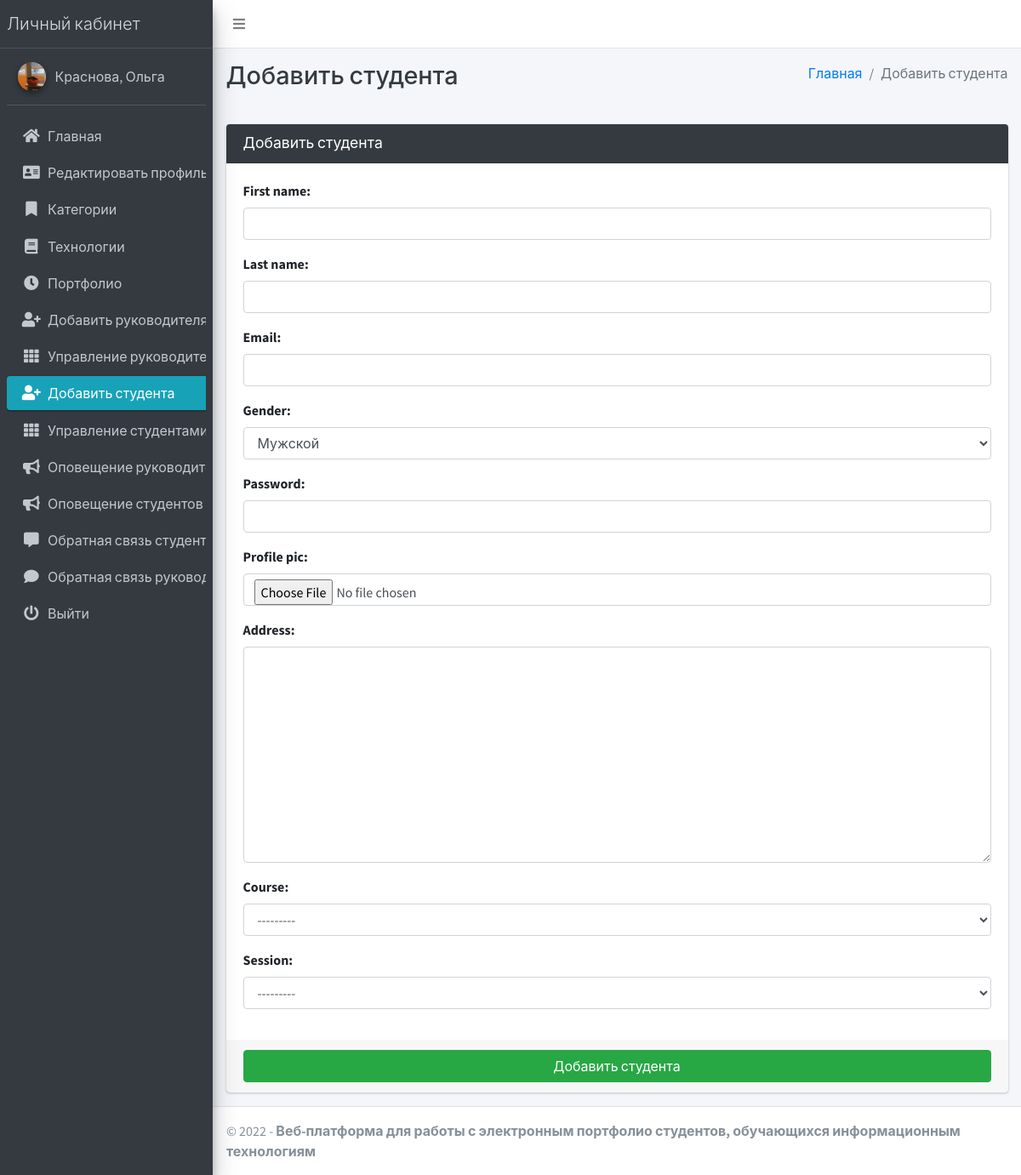
Screenshot of /student/add/ (signed in) with the database file from the repository.
### main_app/models.py (models this page shows)
class CustomUser(AbstractUser):
    USER_TYPE = ((1, "HOD"), (2, "Staff"), (3, "Student"))
    GENDER = [("M", "Male"), ("F", "Female")]
    username = None  # Removed username, using email instead
    email = models.EmailField(unique=True)
    user_type = models.CharField(default=1, choices=USER_TYPE, max_length=1)
    gender = models.CharField(max_length=1, choices=GENDER)
    profile_pic = models.ImageField()
    address = models.TextField()
    fcm_token = models.TextField(default="")  # For firebase notifications
    created_at = models.DateTimeField(auto_now_add=True)
    updated_at = models.DateTimeField(auto_now=True)
    USERNAME_FIELD = "email"
    REQUIRED_FIELDS = []
    objects = CustomUserManager()
    def __str__(self):
        return self.last_name + ", " + self.first_name

### main_app/hod_views.py (the view, shortened to what this page needs)
# urls.py: path("student/add/", hod_views.add_student, name='add_student'),
def add_student(request):
    student_form = StudentForm(request.POST or None, request.FILES or None)
    context = {'form': student_form, 'page_title': 'Добавить студента'}
    return render(request, 'hod_template/add_student_template.html', context)

### main_app/forms.py
class StudentForm(CustomUserForm):
    def __init__(self, *args, **kwargs):
        super(StudentForm, self).__init__(*args, **kwargs)
    class Meta(CustomUserForm.Meta):
        model = Student
        fields = CustomUserForm.Meta.fields + \
            ['course', 'session']

### main_app/models.py (called while the page is built)
    def __str__(self):
        return "From " + str(self.start_year) + " to " + str(self.end_year)

    def __str__(self):
        return self.name

### main_app/templates/hod_template/add_student_template.html (shortened to what this page needs)
{% extends 'main_app/base.html' %}
{% load static %}
{% block page_title %}{{page_title}}{% endblock page_title %}
{% block content %}
<section class="content">
    <div class="container-fluid">
        <div class="row">
            <div class="col-md-12">
                <div class="card card-dark">
                    <div class="card-header">
                        <h3 class="card-title">{{page_title}}</h3>
                    </div>
                    {% include "main_app/form_template.html" with messages=messages  form=form button_text="Добавить студента"%}
                </div>
            </div>
        </div>
    </div>
</section>
{% endblock content %}

### main_app/templates/main_app/sidebar_template.html (shortened to what this page needs)
{% load static %}
<aside class="main-sidebar sidebar-dark-info elevation-4">
    {% if request.user.user_type == '1' %}
    <a href="{% url 'admin_home' %}" class="brand-link">
        <span class="brand-text font-weight-light">Личный кабинет</span>
    </a>
    <div class="sidebar">
        <div class="user-panel mt-3 pb-3 mb-3 d-flex">
            <div class="image">
                <img src="{{ request.user.profile_pic}}" class="img-circle elevation-2" alt="User Image">
            </div>
            <div class="info">
                <a href="#" class="d-block">{{user}}</a>
            </div>
        </div>
        <nav class="mt-2">
            <ul class="nav nav-pills nav-sidebar flex-column" data-widget="treeview" role="menu" data-accordion="false">
                <li class="nav-item">
                    {% url 'admin_home' as admin_home %}
                    <a href="{{admin_home}}" class="nav-link {% if admin_home == request.path %} active {% endif %}">
                        <i class="nav-icon fas fa-home"></i>
                        <p>
                            Главная
                        </p>
                    </a>
                </li>
                <li class="nav-item">
                    {% url 'admin_view_profile' as admin_view_profile %}
                    <a href="{{admin_view_profile}}"
                        class="nav-link {% if admin_view_profile == request.path %} active {% endif %}">
                        <i class="nav-icon fas fa-address-card"></i>
                        <p>
                            Редактировать профиль
                        </p>
                    </a>
                </li>
                <li class="nav-item has-treeview">
                    <a href="#" class="nav-link">
                        <i class="nav-icon fas fa-bookmark"></i>
                        <p>
                            Категории
                        </p>
                    </a>
                </li>
                <li class="nav-item has-treeview">
                    <a href="#" class="nav-link">
                        <i class="nav-icon fas fa-book"></i>
                        <p>
                            Технологии
                        </p>
                    </a>
                </li>
                <li class="nav-item has-treeview">
                    <a href="#" class="nav-link">
                        <i class="nav-icon fas fa-clock"></i>
                        <p>
                            Портфолио
                        </p>
                    </a>
                </li>
                <li class="nav-item">
                    {% url 'add_staff' as add_staff %}
                    <a href="{{add_staff}}" class="nav-link {% if add_staff == request.path %} active {% endif %}">
                        <i class="nav-icon fas fa-user-plus"></i>
                        <p>
                            Добавить руководителя
                        </p>
                    </a>
                </li>
                <li class="nav-item">
                    {% url 'manage_staff' as manage_staff %}
                    {% url 'edit_staff' staff_id as edit_staff %}
                    <a href="{{manage_staff}}"
                        class="nav-link {% if manage_staff == request.path or request.path == edit_staff %} active {% endif %}">
                        <i class="nav-icon fas fa-th"></i>
                        <p>
                            Управление руководителями
                        </p>
                    </a>
                </li>
                <li class="nav-item">
                    {% url 'add_student' as add_student%}
                    <a href="{{add_student}}" class="nav-link  {% if add_student == request.path %} active {% endif %}">
                        <i class="nav-icon fas fa-user-plus"></i>
                        <p>
                            Добавить студента
                        </p>
                    </a>
                </li>
                <li class="nav-item">
                    {% url 'manage_student' as manage_student %}
                    {% url 'edit_student' student_id as edit_student %}
                    <a href="{{manage_student}}"
                        class="nav-link  {% if edit_student == request.path or manage_student == request.path %} active {% endif %}">
                        <i class="nav-icon fas fa-th"></i>
                        <p>
                            Управление студентами
                        </p>
                    </a>
                </li>
                <li class="nav-item">
                    {% url 'admin_notify_staff' as admin_notify_staff %}
                    <a href="{{admin_notify_staff}}"
                        class="nav-link {% if admin_notify_staff == request.path %} active {% endif %}">
                        <i class="nav-icon fas fa-bullhorn"></i>
                        <p>
                            Оповещение руководителей
                        </p>
                    </a>
                </li>
                <li class="nav-item">
                    {% url 'admin_notify_student' as admin_notify_student %}
                    <a href="{{admin_notify_student}}"
                        class="nav-link {% if admin_notify_student == request.path %} active {% endif %}">
                        <i class="nav-icon fas fa-bullhorn"></i>
                        <p>
                            Оповещение студентов
                        </p>
                    </a>
                </li>
                <li class="nav-item">
                <li class="nav-item">
                    {% url 'student_feedback_message' as student_feedback_message %}
                    <a href="{{ student_feedback_message }}"
                        class="nav-link  {% if student_feedback_message == request.path %} active {% endif %}">
                        <i class="nav-icon fas fa-comment-alt"></i>
                        <p>
                            Обратная связь студентов
                        </p>
                    </a>
                </li>
                <li class="nav-item">
                    {% url 'staff_feedback_message' as staff_feedback_message %}
                    <a href="{{staff_feedback_message}}"
                        class="nav-link   {% if staff_feedback_message == request.path %} active {% endif %}">
                        <i class="nav-icon fas fa-comment"></i>
                        <p>
                            Обратная связь руководителей
                        </p>
                    </a>
                </li>
                                        {% endif %}
                                        <li class="nav-item">
                                            <a href="{% url 'user_logout' %}"
                                                onclick="return confirm('Ваш сеанс работы будет завершен.\n\nЗавершить?')"
                                                class="nav-link">
                                                <i class="nav-icon fas fa-power-off"></i>
                                                <p>
                                                    Выйти
                                                </p>
                                            </a>
                                        </li>
                                    </ul>
                                </nav>
                            </div>
</aside>

### rows the page displays
CustomUser: user.profile_pic (picture), last_name+first_name "Краснова, Ольга"

### other values shown
{{ page_title }} "Добавить студента"
{{ field.label_tag }} "First name:" "Last name:" "Email:" "Gender:" "Password:" "Profile pic:" "Address:" "Course:" "Session:"
{{ button_text }} "Добавить студента"
